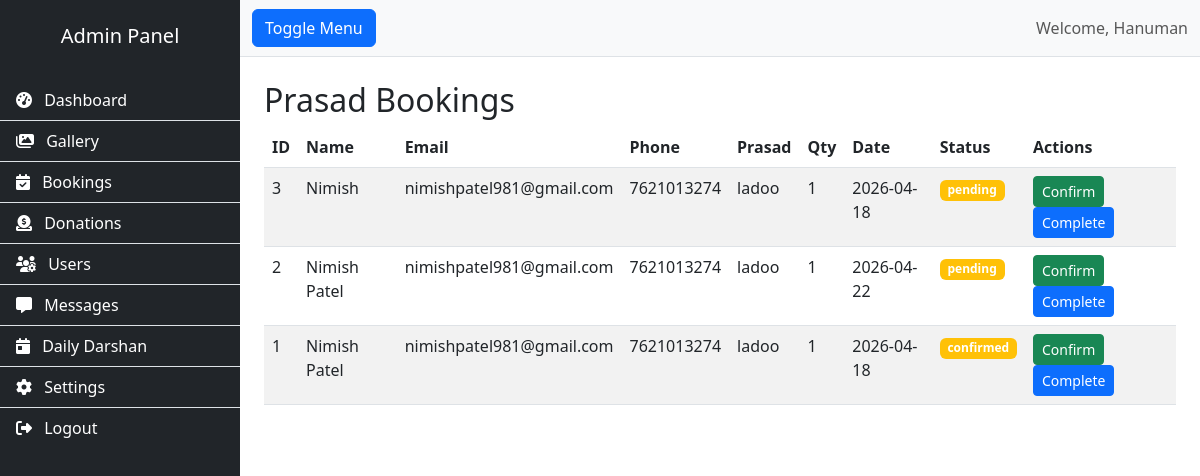
Screenshot of /admin/bookings (signed in) with the database file from the repository.
### app.py (models this page shows, shortened)
class User(UserMixin, db.Model):
    id = db.Column(db.Integer, primary_key=True)
    username = db.Column(db.String(80), unique=True, nullable=False)
    email = db.Column(db.String(120), unique=True, nullable=False)
    password_hash = db.Column(db.String(200), nullable=False)
    full_name = db.Column(db.String(100))
    phone = db.Column(db.String(20))
    role = db.Column(db.String(20), default='user')  # 'admin', 'user', 'darshan_manager'
    created_at = db.Column(db.DateTime, default=lambda: datetime.now(timezone.utc))
    bookings = db.relationship('PrasadBooking', backref='user', lazy=True)
    donations = db.relationship('Donation', backref='user', lazy=True)
    @property
    def is_admin(self):
        return self.role == 'admin'

class PrasadBooking(db.Model):
    id = db.Column(db.Integer, primary_key=True)
    user_id = db.Column(db.Integer, db.ForeignKey('user.id'), nullable=True)
    name = db.Column(db.String(100), nullable=False)
    email = db.Column(db.String(120), nullable=False)
    phone = db.Column(db.String(20), nullable=False)
    prasad_type = db.Column(db.String(50), nullable=False)
    quantity = db.Column(db.Integer, default=1)
    booking_date = db.Column(db.Date, nullable=False)
    special_requests = db.Column(db.Text)
    status = db.Column(db.String(20), default='pending')
    created_at = db.Column(db.DateTime, default=lambda: datetime.now(timezone.utc))

### app.py (the view)
@app.route('/admin/bookings')
@login_required
@admin_required
def admin_bookings():
    bookings = PrasadBooking.query.order_by(PrasadBooking.created_at.desc()).all()
    return render_template('admin/bookings.html', bookings=bookings)

### app.py (called while the page is built)
@login_manager.user_loader
def load_user(user_id):
    return User.query.get(int(user_id))

def admin_required(f):
    @wraps(f)
    def decorated_function(*args, **kwargs):
        if not current_user.is_authenticated or not current_user.is_admin:
            flash('You do not have permission to access this page.', 'danger')
            return redirect(url_for('admin_login'))
        return f(*args, **kwargs)
    return decorated_function

@app.context_processor
def inject_globals():
    try:
        settings = SiteSettings.get_settings()
    except:
        settings = None
    return {
        'settings': settings,
        'get_today_darshan': DailyDarshan.get_today_darshan,
        'now': lambda: datetime.now(timezone.utc)
    }

    @staticmethod
    def get_settings():
        settings = SiteSettings.query.first()
        if not settings:
            settings = SiteSettings()
            db.session.add(settings)
            db.session.commit()
        return settings

### templates/admin/bookings.html
{% extends "admin/layout.html" %}
{% block content %}
<h2 class="mt-4">Prasad Bookings</h2>
<table class="table table-striped">
    <thead><tr><th>ID</th><th>Name</th><th>Email</th><th>Phone</th><th>Prasad</th><th>Qty</th><th>Date</th><th>Status</th><th>Actions</th></tr></thead>
    <tbody>
        {% for b in bookings %}
        <tr>
            <td>{{ b.id }}</td><td>{{ b.name }}</td><td>{{ b.email }}</td><td>{{ b.phone }}</td>
            <td>{{ b.prasad_type }}</td><td>{{ b.quantity }}</td><td>{{ b.booking_date }}</td>
            <td><span class="badge bg-{{ 'success' if b.status=='completed' else 'warning' }}">{{ b.status }}</span></td>
            <td>
                <a href="{{ url_for('admin_booking_update', id=b.id, status='confirmed') }}" class="btn btn-sm btn-success">Confirm</a>
                <a href="{{ url_for('admin_booking_update', id=b.id, status='completed') }}" class="btn btn-sm btn-primary">Complete</a>
            </td>
        </tr>
        {% endfor %}
    </tbody>
</table>
{% endblock %}

### templates/admin/layout.html (shortened to what this page needs)
<!DOCTYPE html>
<html lang="en">
<head>
    <link href="https://cdn.jsdelivr.net/npm/bootstrap@5.3.0/dist/css/bootstrap.min.css" rel="stylesheet">
    <link rel="stylesheet" href="https://cdnjs.cloudflare.com/ajax/libs/font-awesome/6.4.0/css/all.min.css">
    <link rel="stylesheet" href="{{ url_for('static', filename='css/admin.css') }}">
</head>
<body>
    <div class="d-flex" id="wrapper">
        <div class="bg-dark text-white" id="sidebar-wrapper">
            <div class="sidebar-heading text-center py-4">
                <h5>Admin Panel</h5>
            </div>
            <div class="list-group list-group-flush">
    {% if current_user.role == 'admin' %}
        <a href="{{ url_for('admin_dashboard') }}" class="list-group-item list-group-item-action bg-dark text-white"><i class="fas fa-tachometer-alt me-2"></i> Dashboard</a>
        <a href="{{ url_for('admin_gallery') }}" class="list-group-item list-group-item-action bg-dark text-white"><i class="fas fa-images me-2"></i> Gallery</a>
        <a href="{{ url_for('admin_bookings') }}" class="list-group-item list-group-item-action bg-dark text-white"><i class="fas fa-calendar-check me-2"></i> Bookings</a>
        <a href="{{ url_for('admin_donations') }}" class="list-group-item list-group-item-action bg-dark text-white"><i class="fas fa-donate me-2"></i> Donations</a>
        <a href="{{ url_for('admin_users') }}" class="list-group-item list-group-item-action bg-dark text-white"><i class="fas fa-users-cog me-2"></i> Users</a>
        <a href="{{ url_for('admin_contacts') }}" class="list-group-item list-group-item-action bg-dark text-white"><i class="fas fa-message me-2"></i> Messages</a>
        <a href="{{ url_for('admin_daily_darshan') }}" class="list-group-item list-group-item-action bg-dark text-white"><i class="fas fa-calendar-day me-2"></i> Daily Darshan</a>
        <a href="{{ url_for('admin_settings') }}" class="list-group-item list-group-item-action bg-dark text-white"><i class="fas fa-cog me-2"></i> Settings</a>
        <a href="{{ url_for('logout') }}" class="list-group-item list-group-item-action bg-dark text-white"><i class="fas fa-sign-out-alt me-2"></i> Logout</a>
    {% else %}
        <a href="{{ url_for('logout') }}" class="list-group-item list-group-item-action bg-dark text-white"><i class="fas fa-sign-out-alt me-2"></i> Logout</a>
    {% endif %}
</div>
        </div>
        <div id="page-content-wrapper">
            <nav class="navbar navbar-expand-lg navbar-light bg-light border-bottom">
                <div class="container-fluid">
                    <button class="btn btn-primary" id="menu-toggle">Toggle Menu</button>
                    <span class="navbar-text ms-auto">
                        Welcome, {{ current_user.username }}
                    </span>
                </div>
            </nav>
            <div class="container-fluid px-4">
                {% block content %}{% endblock %}
            </div>
        </div>
    </div>
</body>
</html>

### static/css/admin.css (style rules this page uses)
#wrapper { overflow-x: hidden; }
#sidebar-wrapper { min-height: 100vh; margin-left: -15rem; transition: margin 0.25s ease-out; }
#sidebar-wrapper .sidebar-heading { padding: 0.875rem 1.25rem; font-size: 1.2rem; }
#sidebar-wrapper .list-group { width: 15rem; }
#page-content-wrapper { min-width: 100vw; }
@media (min-width: 768px) { #sidebar-wrapper { margin-left: 0; } }
@media (min-width: 768px) { #page-content-wrapper { min-width: 0; width: 100%; } }

### rows the page displays
User: username "Hanuman"
PrasadBooking: id "3", name "Nimish", email "nimishpatel981@gmail.com", phone "7621013274", prasad_type "ladoo", quantity "1", booking_date "2026-04-18", status "pending"
PrasadBooking: id "2", name "Nimish Patel", email "nimishpatel981@gmail.com", phone "7621013274", prasad_type "ladoo", quantity "1", booking_date "2026-04-22", status "pending"
PrasadBooking: id "1", name "Nimish Patel", email "nimishpatel981@gmail.com", phone "7621013274", prasad_type "ladoo", quantity "1", booking_date "2026-04-18", status "confirmed"
